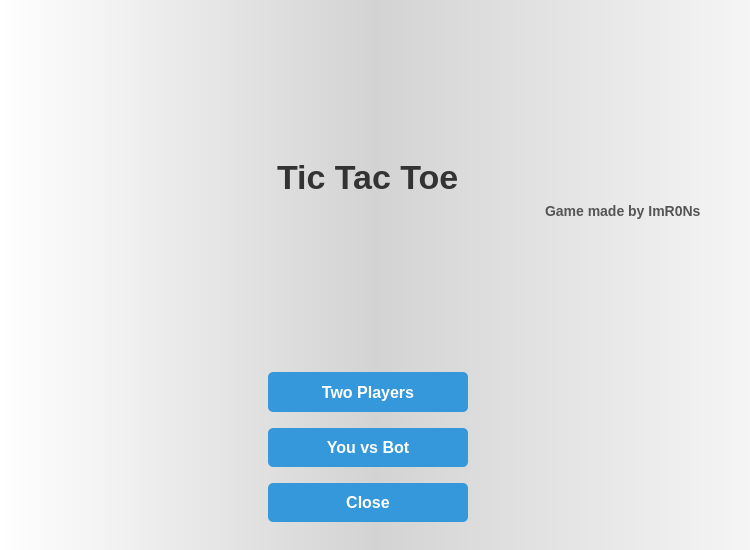
<?xml version="1.0" encoding="UTF-8"?>
<ui version="4.0">
 <class>StartPage</class>
 <widget class="QDialog" name="StartPage">
  <property name="geometry">
   <rect>
    <x>0</x>
    <y>0</y>
    <width>750</width>
    <height>550</height>
   </rect>
  </property>
  <property name="windowTitle">
   <string>Dialog</string>
  </property>
  <property name="styleSheet">
   <string notr="true">background-color: qlineargradient(spread:pad, x1:0, y1:0, x2:1, y2:0, stop:0 #FFFFFF, stop:0.5 #D3D3D3, stop:1 #F5F5F5);</string>
  </property>
  <layout class="QVBoxLayout" name="verticalLayout">
   <property name="rightMargin">
    <number>25</number>
   </property>
   <property name="bottomMargin">
    <number>25</number>
   </property>
   <item>
    <spacer name="verticalSpacer_3">
     <property name="orientation">
      <enum>Qt::Vertical</enum>
     </property>
     <property name="sizeType">
      <enum>QSizePolicy::Expanding</enum>
     </property>
     <property name="sizeHint" stdset="0">
      <size>
       <width>20</width>
       <height>40</height>
      </size>
     </property>
    </spacer>
   </item>
   <item alignment="Qt::AlignHCenter|Qt::AlignVCenter">
    <widget class="QLabel" name="label">
     <property name="font">
      <font>
       <pointsize>-1</pointsize>
       <bold>true</bold>
      </font>
     </property>
     <property name="styleSheet">
      <string notr="true">QLabel {
    font-size: 34px;
    color: #333333;
    font-weight: bold;
	background-color: transparent;
}</string>
     </property>
     <property name="text">
      <string>Tic Tac Toe</string>
     </property>
    </widget>
   </item>
   <item alignment="Qt::AlignRight|Qt::AlignVCenter">
    <widget class="QLabel" name="label_2">
     <property name="styleSheet">
      <string notr="true">color: #555555; /* Adjust the color as needed */
font-size: 14px;
font-weight: bold;
align-self: flex-end;
margin-right: 20px;
background-color: transparent;</string>
     </property>
     <property name="text">
      <string>Game made by ImR0Ns</string>
     </property>
    </widget>
   </item>
   <item>
    <spacer name="verticalSpacer_2">
     <property name="orientation">
      <enum>Qt::Vertical</enum>
     </property>
     <property name="sizeType">
      <enum>QSizePolicy::Expanding</enum>
     </property>
     <property name="sizeHint" stdset="0">
      <size>
       <width>20</width>
       <height>40</height>
      </size>
     </property>
    </spacer>
   </item>
   <item alignment="Qt::AlignHCenter">
    <widget class="QPushButton" name="pushButton">
     <property name="minimumSize">
      <size>
       <width>200</width>
       <height>40</height>
      </size>
     </property>
     <property name="maximumSize">
      <size>
       <width>500</width>
       <height>50000</height>
      </size>
     </property>
     <property name="cursor">
      <cursorShape>PointingHandCursor</cursorShape>
     </property>
     <property name="styleSheet">
      <string notr="true">QPushButton {
    background-color: #3498db;
    border: none;
    color: #ffffff;
    padding: 10px 20px;
    border-radius: 5px;
    font-size: 16px;
    font-weight: bold;
    text-align: center;
    text-decoration: none;
    display: inline-block;
    cursor: pointer;
    transition: background-color 0.3s, color 0.3s;
}

QPushButton:hover {
    background-color: #2980b9;
    color: #ffffff;
}</string>
     </property>
     <property name="text">
      <string>Two Players</string>
     </property>
    </widget>
   </item>
   <item alignment="Qt::AlignHCenter">
    <widget class="QPushButton" name="pushButton_2">
     <property name="minimumSize">
      <size>
       <width>200</width>
       <height>40</height>
      </size>
     </property>
     <property name="maximumSize">
      <size>
       <width>500</width>
       <height>50000</height>
      </size>
     </property>
     <property name="cursor">
      <cursorShape>PointingHandCursor</cursorShape>
     </property>
     <property name="styleSheet">
      <string notr="true">QPushButton {
    background-color: #3498db;
    border: none;
    color: #ffffff;
    padding: 10px 20px;
    border-radius: 5px;
    font-size: 16px;
    font-weight: bold;
    text-align: center;
    text-decoration: none;
    display: inline-block;
    cursor: pointer;
    transition: background-color 0.3s, color 0.3s;
	margin-top: 10px;
}

QPushButton:hover {
    background-color: #2980b9;
    color: #ffffff;
}</string>
     </property>
     <property name="text">
      <string>You vs Bot</string>
     </property>
    </widget>
   </item>
   <item alignment="Qt::AlignHCenter">
    <widget class="QPushButton" name="pushButton_3">
     <property name="minimumSize">
      <size>
       <width>200</width>
       <height>40</height>
      </size>
     </property>
     <property name="maximumSize">
      <size>
       <width>200</width>
       <height>50000</height>
      </size>
     </property>
     <property name="cursor">
      <cursorShape>PointingHandCursor</cursorShape>
     </property>
     <property name="styleSheet">
      <string notr="true">QPushButton {
    background-color: #3498db;
    border: none;
    color: #ffffff;
    padding: 10px 20px;
    border-radius: 5px;
    font-size: 16px;
    font-weight: bold;
    text-align: center;
    text-decoration: none;
    display: inline-block;
    cursor: pointer;
    transition: background-color 0.3s, color 0.3s;
	margin-top: 10px;
}

QPushButton:hover {
    background-color: #2980b9;
    color: #ffffff;
}</string>
     </property>
     <property name="text">
      <string>Close</string>
     </property>
    </widget>
   </item>
   <item>
    <spacer name="verticalSpacer">
     <property name="orientation">
      <enum>Qt::Vertical</enum>
     </property>
     <property name="sizeType">
      <enum>QSizePolicy::MinimumExpanding</enum>
     </property>
    </spacer>
   </item>
  </layout>
 </widget>
 <resources/>
 <connections/>
</ui>
